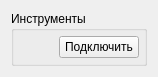
<?xml version="1.0" encoding="UTF-8"?>
<ui version="4.0">
 <class>widgetInstrumentController</class>
 <widget class="QWidget" name="widgetInstrumentController">
  <property name="geometry">
   <rect>
    <x>0</x>
    <y>0</y>
    <width>153</width>
    <height>68</height>
   </rect>
  </property>
  <property name="sizePolicy">
   <sizepolicy hsizetype="Minimum" vsizetype="Minimum">
    <horstretch>0</horstretch>
    <verstretch>0</verstretch>
   </sizepolicy>
  </property>
  <property name="windowTitle">
   <string/>
  </property>
  <layout class="QVBoxLayout" name="verticalLayout">
   <property name="sizeConstraint">
    <enum>QLayout::SetMinimumSize</enum>
   </property>
   <item>
    <widget class="QGroupBox" name="grpInstruments">
     <property name="sizePolicy">
      <sizepolicy hsizetype="Minimum" vsizetype="Minimum">
       <horstretch>0</horstretch>
       <verstretch>0</verstretch>
      </sizepolicy>
     </property>
     <property name="title">
      <string>Инструменты</string>
     </property>
     <layout class="QVBoxLayout" name="layInstruments">
      <property name="spacing">
       <number>5</number>
      </property>
      <property name="sizeConstraint">
       <enum>QLayout::SetMinimumSize</enum>
      </property>
      <property name="leftMargin">
       <number>5</number>
      </property>
      <property name="topMargin">
       <number>5</number>
      </property>
      <property name="rightMargin">
       <number>5</number>
      </property>
      <property name="bottomMargin">
       <number>5</number>
      </property>
      <item>
       <layout class="QHBoxLayout" name="horizontalLayout">
        <property name="sizeConstraint">
         <enum>QLayout::SetMinimumSize</enum>
        </property>
        <item>
         <spacer name="horizontalSpacer">
          <property name="orientation">
           <enum>Qt::Horizontal</enum>
          </property>
          <property name="sizeHint" stdset="0">
           <size>
            <width>40</width>
            <height>20</height>
           </size>
          </property>
         </spacer>
        </item>
        <item>
         <widget class="QPushButton" name="btnConnect">
          <property name="text">
           <string>Подключить</string>
          </property>
         </widget>
        </item>
       </layout>
      </item>
     </layout>
    </widget>
   </item>
  </layout>
 </widget>
 <resources/>
 <connections/>
</ui>
